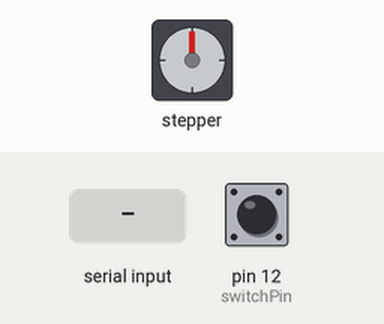
The sketch below on a simulated Arduino Uno, built with avr-gcc and run on an emulated ATmega328P. On the bench: stepper motor. Inputs (shaded band) come from the test bench; at power-on: pin 12 (switchPin) LOW. Stepper angles assume 200 steps per turn; what the sketch prints to the serial monitor is not drawn.

Above: at 1.2 s.
1.3 s: "90,45\n" received over Serial
At 2.5 s:
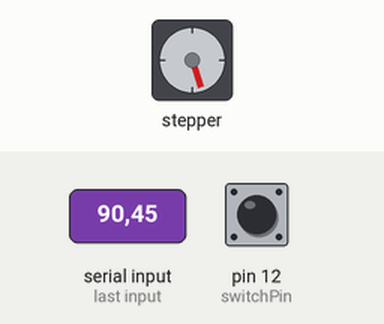
3.2 s: "30,150\n" received over Serial
At 4.5 s:
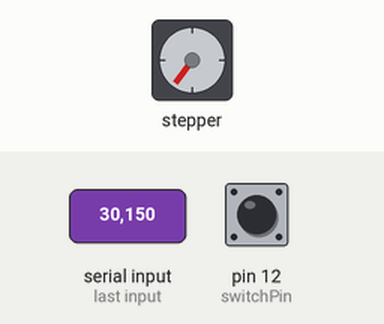
4.8 s: "5\n" received over Serial
At 5.5 s:
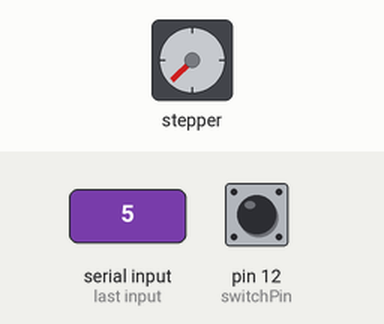
6.3 s: "90\n" received over Serial
At 7.4 s:
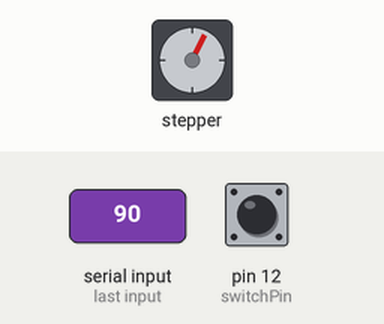
8.2 s: "200\n" received over Serial
At 8.65 s:
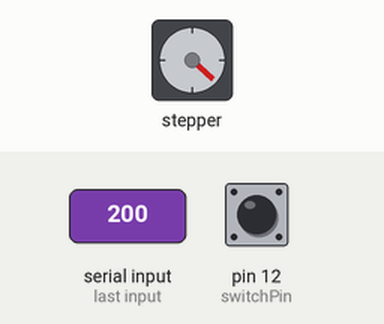
10.7 s: "90,45\n" received over Serial
At 10.85 s:
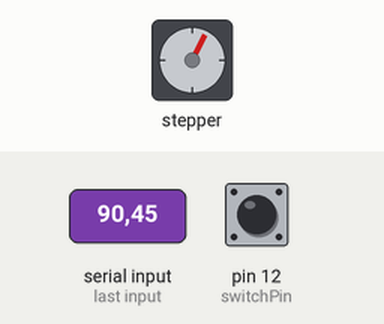
Timing chart, 0 to 13.6 s (numbered marks = the images above; inputs shaded):
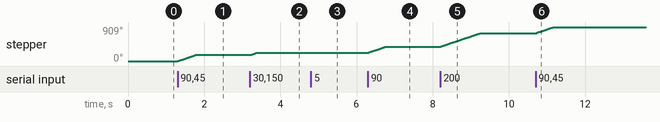

Measured:
- after the input at 1.3 s, stepper: turns 162° clockwise in 0.46 s, starting at once
- after the input at 3.2 s, stepper: turns 54° clockwise in 0.15 s, starting at once
- after the input at 4.8 s, stepper: goes 217° 0.02 s, then 225°, starting at once
- after the input at 6.3 s, stepper: turns 162° clockwise in 0.46 s, starting at once
- after the input at 8.2 s, stepper: turns 360° clockwise in 1.0 s, starting at once
- after the input at 10.7 s, stepper: turns 162° clockwise in 0.46 s, starting at once

The sketch:

ArduinoChat.ino
```cpp
#include <Stepper.h>
const int stepsPerRevolution = 200;
Stepper myStepper(stepsPerRevolution, 8, 9, 10, 11);

int switchPin = 12;

String readString;
String x_position_instruction;
String y_position_instruction;
String z_position_instruction;

int x_pos = 0;

int ind1;
int ind2;

void setup() {
  Serial.begin(9600);
  Serial.println("Ready");
  pinMode(switchPin, INPUT);

  myStepper.setSpeed(60);
}

void loop() {
  if (Serial.available())  {
    char c = Serial.read();  //gets one byte from serial buffer
    if (c == '\n') {
      ind1 = readString.indexOf(',');  //finds location of first ,
      x_position_instruction = readString.substring(0, ind1);   //captures first data String
      ind2 = readString.indexOf(',', ind1 + 1);   //finds location of second ,
      y_position_instruction = readString.substring(ind1 + 1, ind2);   //captures second data String
      z_position_instruction = readString.substring(ind2 + 1);

      int x_current = 0;
      while(x_current < x_position_instruction.toInt()){
          int val = digitalRead(switchPin);
          if(val == HIGH){
            break;
          }
          myStepper.step(1);
          x_current++;
      }

//      Serial.print("x_pos = ");
//      Serial.print(x_position_instruction);
//      Serial.print("y_pos = ");
//      Serial.print(y_position_instruction);
//      Serial.print("z_pos = ");
//      Serial.print(z_position_instruction);
//      Serial.println();

      readString=""; //clears variable for new input
      x_position_instruction="";
      y_position_instruction="";
      z_position_instruction="";
    }
    else {
      readString += c; //makes the string readString
    }
  }
}
```
